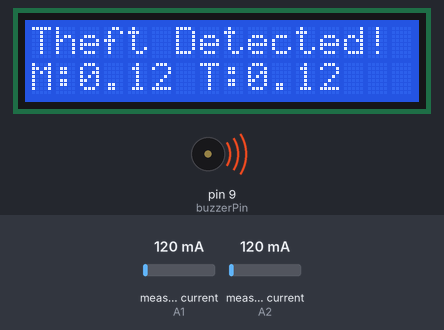
Recording of a sketch running on a simulated Arduino Uno, built with avr-gcc and run on an emulated ATmega328P. Shown: 16×2 character LCD, buzzer (waves = sounding). The test bench sets the inputs (shaded band); at power-on: measured current (sensors on A2, A1) 120 mA. What the sketch prints to the serial monitor is not drawn.

Above: at 1.2 s.
1.3 s: measured current (sensor on A2) set to 65 mA
At 2.3 s:
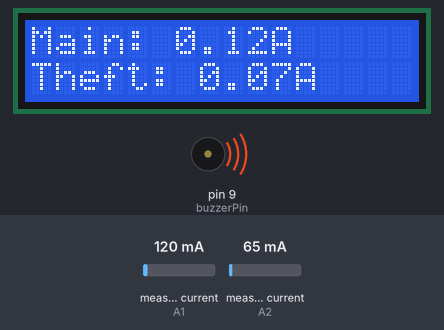
3.4 s: measured current (sensor on A2) set to 55 mA
At 6.4 s:
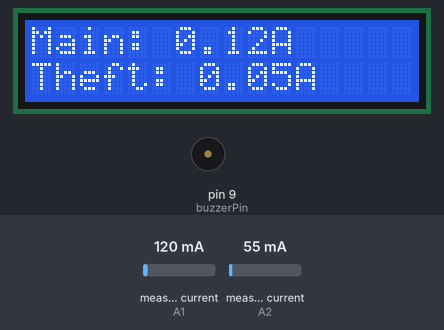
6.8 s: measured current (sensor on A1) set to 40 mA
At 8.5 s:
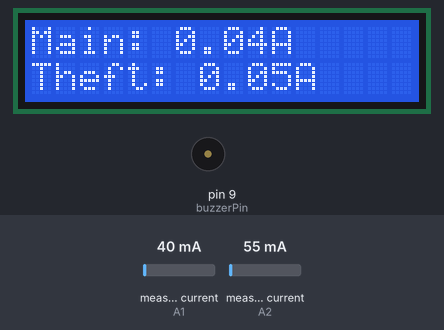
9.5 s: measured current (sensor on A2) set to 500 mA
At 11.5 s:
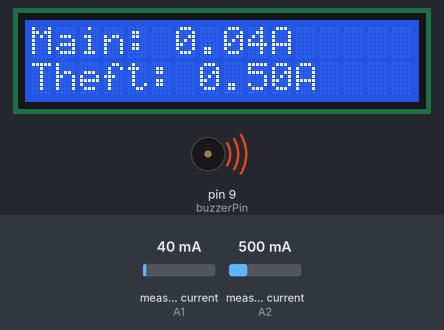
11.6 s: measured current (sensor on A1) set to 500 mA
At 13.4 s:
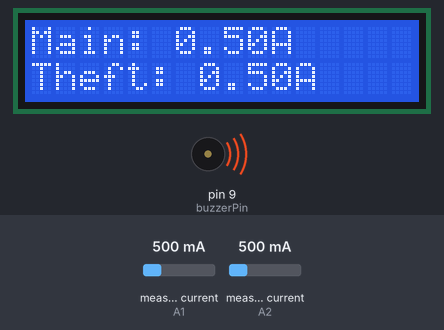
14.2 s: measured current (sensor on A1) set to 1000 mA
At 14.7 s:
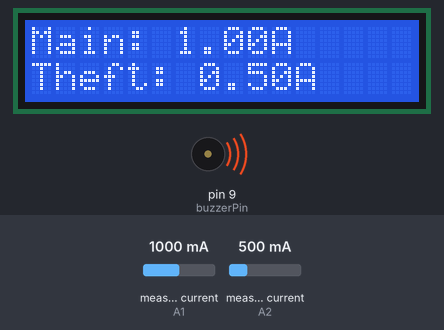
Timing chart, 0 to 22.5 s (numbered marks = the images above; inputs shaded):
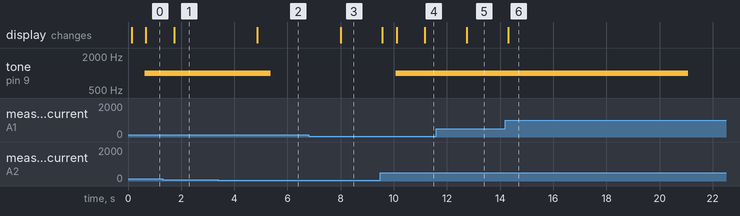

Measured:
- the behaviour switches between 60 and 59 mA on measured current (sensor on A2) (found by bisection; images 1 and 2)
- after the input at 1.3 s, the display: changes after 0.43 s (image 1)
- after the input at 3.4 s, tone on pin 9 (buzzerPin): 1000 Hz → silent after 2.0 s; the display: changes after 1.5 s (image 2)
- after the input at 6.8 s, the display: changes after 1.2 s (image 3)
- after the input at 9.5 s, tone on pin 9 (buzzerPin): silent → 1000 Hz after 0.57 s; the display: changes after 0.07 s (image 4)
- after the input at 11.6 s, the display: changes after 1.1 s (image 5)
- after the input at 14.2 s, the display: changes after 0.11 s (image 6)

The sketch:

Arduino_UNO_Code.ino.ino
```cpp
#include <Wire.h>
#include <LiquidCrystal_I2C.h>
#include "ACS712.h"

ACS712 mainSensor(ACS712_20A, A1);    // Main line current sensor on A1
ACS712 theftSensor(ACS712_20A, A2);   // Theft line current sensor on A2
LiquidCrystal_I2C lcd(0x27, 16, 2);   // LCD I2C 16x2 display

const int buzzerPin = 9;              // Passive Buzzer on digital pin 9
const float theftThreshold = 0.06;    // Theft current threshold

bool theftPreviouslyDetected = false;
unsigned long theftStartTime = 0;
const unsigned long beepDuration = 10000;  // 10 seconds in milliseconds

void setup() {
  Serial.begin(9600);
  lcd.init();
  lcd.backlight();

  mainSensor.calibrate();
  theftSensor.calibrate();

  pinMode(buzzerPin, OUTPUT);
  noTone(buzzerPin); // Ensure buzzer is off
}

void loop() {
  float mainCurrent = mainSensor.getCurrentAC();
  float theftCurrent = theftSensor.getCurrentAC();

  lcd.clear();
  lcd.setCursor(0, 0);
  lcd.print("Main: ");
  lcd.print(mainCurrent, 2);
  lcd.print("A");

  lcd.setCursor(0, 1);
  lcd.print("Theft: ");
  lcd.print(theftCurrent, 2);
  lcd.print("A");

  delay(500);

  // Theft detected
  if (theftCurrent >= theftThreshold) {
    if (!theftPreviouslyDetected) {
      tone(buzzerPin, 1000); // Start beeping
      theftStartTime = millis(); // Start time tracking
      theftPreviouslyDetected = true;

      // Show theft alert on LCD
      lcd.clear();
      lcd.setCursor(0, 0);
      lcd.print("Theft Detected!");
      lcd.setCursor(0, 1);
      lcd.print("M:");
      lcd.print(mainCurrent, 2);
      lcd.print(" T:");
      lcd.print(theftCurrent, 2);

      // Serial alert
      Serial.print("Main:");
      Serial.print(mainCurrent, 2);
      Serial.print(",Theft:");
      Serial.print(theftCurrent, 2);
      Serial.println(",Theft Detected");
    } else {
      // Check if 10 seconds passed
      if (millis() - theftStartTime >= beepDuration) {
        noTone(buzzerPin); // Stop buzzer after 10s
      }
    }
  } else {
    // No theft: reset everything
    noTone(buzzerPin);
    theftPreviouslyDetected = false;

    // Send normal status via Serial
    Serial.print("Main:");
    Serial.print(mainCurrent, 2);
    Serial.print(",Theft:");
    Serial.print(theftCurrent, 2);
    Serial.println(",Normal");
  }

  delay(1000);
}
```
